Frame 1 (no input): blank canvas, image omitted
Frame 60 (no input): blank canvas, image omitted
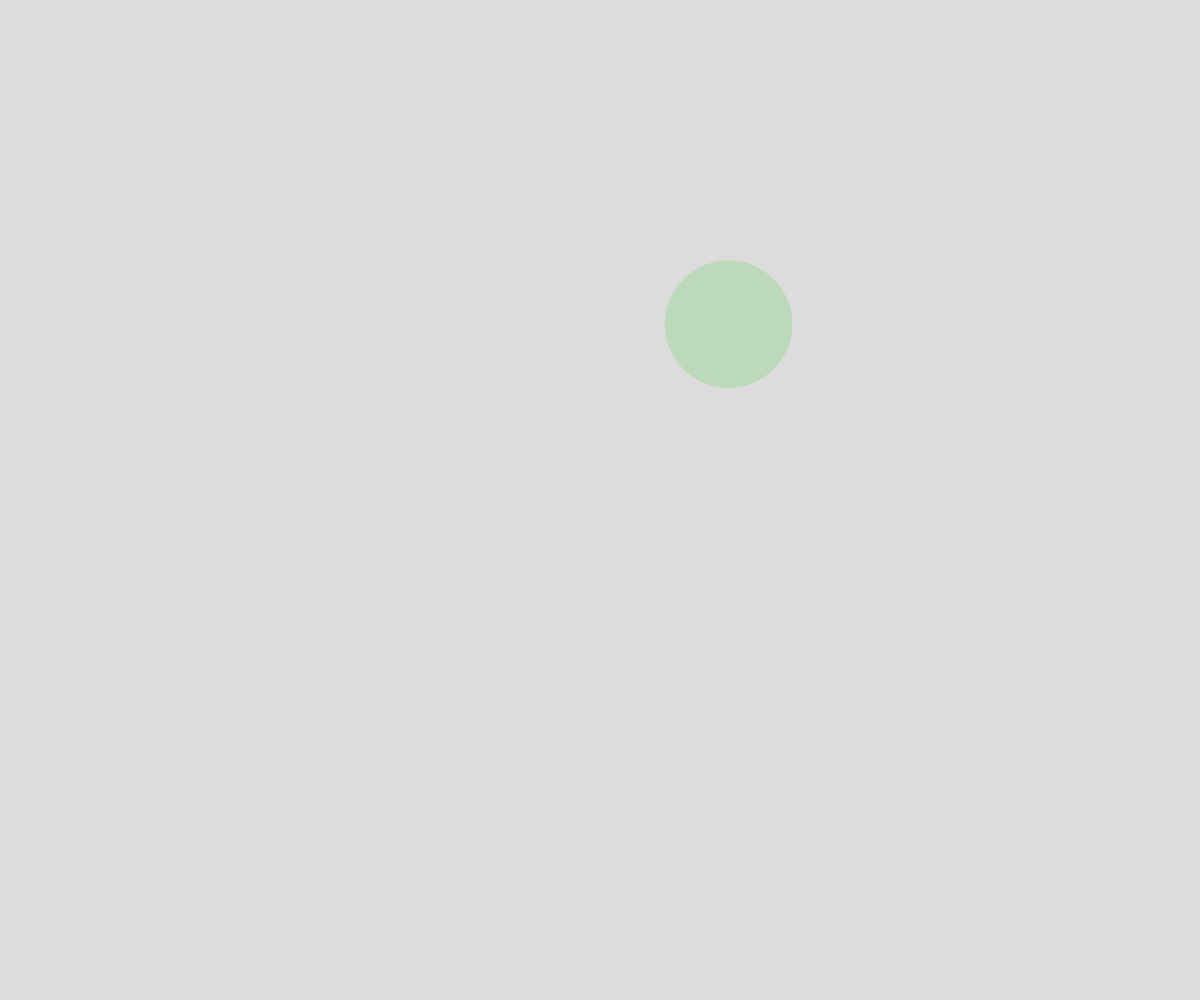
Frame 120 (the mouse pressed at the canvas centre since frame 60)

The p5.js sketch whose frames 1 and 60 were blank and that drew this single picture after the mouse press (run headless with seeded random() and noise() and a simulated clock; from frame 60 on, the mouse is pressed at the canvas centre):

// p5.js sketch
// ── sketch.js
// Bouncing Circles Demo

let theCircles = [];

function setup() {
  createCanvas(windowWidth, windowHeight);
}

function draw() {
  background(220);
  moveBalls();
  displayBalls();
  checkForDeath();
}

function mousePressed() {
  spawnBall();
}

function checkForDeath() {
  for (let i=theCircles.length-1; i>= 0; i--) {
    if (theCircles[i].bouceCount >= 10) {
      //time to die
      theCircles.splice(i, 1);
    }
  }
}

function moveBalls() {
  for (let i=0; i<theCircles.length; i++) {
    theCircles[i].x += theCircles[i].dx;
    theCircles[i].y += theCircles[i].dy;
  
    //checking for a bounce
    if (theCircles[i].x + theCircles[i].radius > width || theCircles[i].x - theCircles[i].radius < 0) {
      theCircles[i].dx *= -1;
      theCircles[i].bouceCount += 1;
    }
  
    if (theCircles[i].y + theCircles[i].radius > height || theCircles[i].y - theCircles[i].radius < 0) {
      theCircles[i].dy *= -1;
      theCircles[i].bouceCount += 1;
    }
  }
}

function displayBalls() {
  noStroke();
  for (let ball of theCircles) {
    fill(ball.theColor);
    circle(ball.x, ball.y, ball.radius * 2);
  }
}

function spawnBall() {
  let ball = {
    x: mouseX,
    y: mouseY,
    dx: random(-5, 5),
    dy: random(-5, 5),
    radius: random(30, 75),
    theColor: color(random(255), random(255), random(255), random(255)),
    bouceCount: 0,
  };
  theCircles.push(ball);
}
